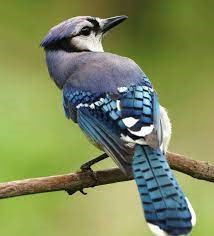
#> input picture LP-VI/I.P/Assignment_4_EdgeDetection_Ubuntu/bird_image.jpeg, 214 x 236 px
$ python edge_detection.py   (older library calls are emulated)
#> lines starting #> are read from the running program, lines starting #| are printed output that depends on the picture; after the words box and inside, x2 and y2 are one past the last pixel; in counts of white or black regions, pixels touching at a corner belong together
import numpy as np
import cv2
import matplotlib.pyplot as plt
import os

# Spyder compatibility - use Qt backend for interactive plots
import matplotlib
matplotlib.use('Qt5Agg')

# Load image - uses relative path (bird_image.jpeg must be in same folder)
script_dir = os.path.dirname(os.path.abspath(__file__))
image_path = os.path.join(script_dir, 'bird_image.jpeg')

# Check if file exists
if not os.path.exists(image_path):
    print(f"Error: Image file not found at {image_path}")
    print("Please ensure bird_image.jpeg is in the same directory as this script")
    exit()

image = cv2.imread(image_path)
#> image is the input picture: shape (236, 214, 3); mean B, G, R 89.7, 138.2, 126.6

if image is None:
    print("Error: Could not read the image. Please check the file format.")
    exit()

def cv2_imshow(img, title=""):
    """Display image using matplotlib - optimized for Spyder"""
#> called with title = 'Original Image'
    plt.figure(figsize=(8, 6))
    if len(img.shape) == 2:  # Grayscale
        plt.imshow(img, cmap='gray')
    else:  # Color
        plt.imshow(cv2.cvtColor(img, cv2.COLOR_BGR2RGB))
    plt.axis('off')
    if title:
        plt.title(title)
    plt.tight_layout()
    plt.show()

# Show original image
print("\n=== Original Image ===")
cv2_imshow(image, "Original Image")

# Convert to grayscale
gray = cv2.cvtColor(image, cv2.COLOR_BGR2GRAY)

# =========================================================
# 1) SOBEL EDGE DETECTION
# =========================================================
sobel_x = cv2.Sobel(gray, cv2.CV_64F, 1, 0, ksize=3)
sobel_y = cv2.Sobel(gray, cv2.CV_64F, 0, 1, ksize=3)
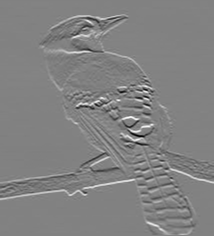
#> sobel_y: shape (236, 214) float64; min -980, max 945, mean 2.4; drawn with min black and max white

magnitude = np.sqrt(sobel_x**2 + sobel_y**2)
magnitude = (magnitude / np.max(magnitude) * 255).astype(np.uint8)

_, sobel_edges = cv2.threshold(magnitude, 50, 255, cv2.THRESH_BINARY)
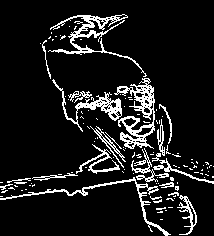
#> sobel_edges: shape (236, 214); 10.8% white in thin lines or dots

print("\n=== Sobel Edge Detection ===")
cv2_imshow(sobel_edges, "Sobel Edge Detection")

# =========================================================
# 2) CANNY EDGE DETECTION
# =========================================================
# Apply Gaussian Blur
blurred = cv2.GaussianBlur(gray, (3, 3), 0)
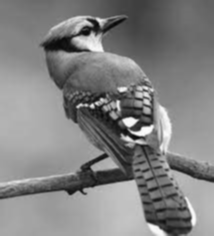
#> blurred: shape (236, 214); min 7, max 253, mean 129.2

# Apply Canny
canny_edges = cv2.Canny(blurred, 100, 200)
#> canny_edges: shape (236, 214); 7.8% white in thin lines or dots

print("\n=== Canny Edge Detection ===")
cv2_imshow(canny_edges, "Canny Edge Detection")

# =========================================================
# 3) PREWITT EDGE DETECTION
# =========================================================
# Define Prewitt kernels
kernelx = np.array([[1, 0, -1],
                    [1, 0, -1],
                    [1, 0, -1]])

kernely = np.array([[1, 1, 1],
                    [0, 0, 0],
                    [-1, -1, -1]])

prewitt_x = cv2.filter2D(gray, -1, kernelx)
prewitt_y = cv2.filter2D(gray, -1, kernely)

prewitt = np.sqrt(prewitt_x**2 + prewitt_y**2)
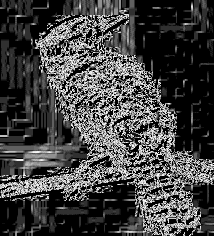
#> prewitt: shape (236, 214) float16; min 0, max 15.91, mean 4.2; drawn with min black and max white
prewitt = (prewitt / np.max(prewitt) * 255).astype(np.uint8)

_, prewitt_edges = cv2.threshold(prewitt, 50, 255, cv2.THRESH_BINARY)
#> prewitt_edges: shape (236, 214); 40.1% white; 181 white regions (153 under 20 px), largest, box (x1, y1, x2, y2) and area: (0, 0, 214, 236) 18216, (12, 194, 49, 221) 193, (23, 95, 30, 113) 75

print("\n=== Prewitt Edge Detection ===")
cv2_imshow(prewitt_edges, "Prewitt Edge Detection")

# =========================================================
# FINAL COMPARISON (All Results Together)
# =========================================================
# Resize images for same display size (optional)
sobel_resized = cv2.resize(sobel_edges, (300, 300))
canny_resized = cv2.resize(canny_edges, (300, 300))
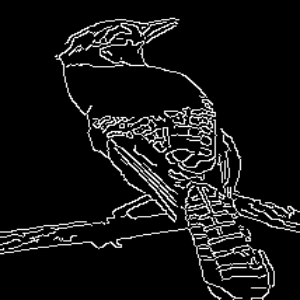
#> canny_resized: shape (300, 300); min 0, max 255, mean 20
prewitt_resized = cv2.resize(prewitt_edges, (300, 300))
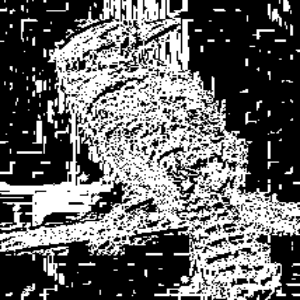
#> prewitt_resized: shape (300, 300); min 0, max 255, mean 102.2

# Combine horizontally
comparison = np.hstack((sobel_resized, canny_resized, prewitt_resized))
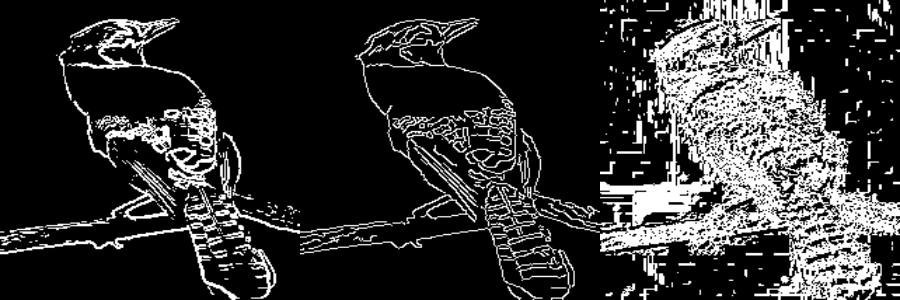
#> comparison: shape (300, 900); min 0, max 255, mean 49.9

print("\n=== Comparison: Sobel | Canny | Prewitt ===")
cv2_imshow(comparison, "Edge Detection Comparison")

print("\n✓ Script completed successfully!")
